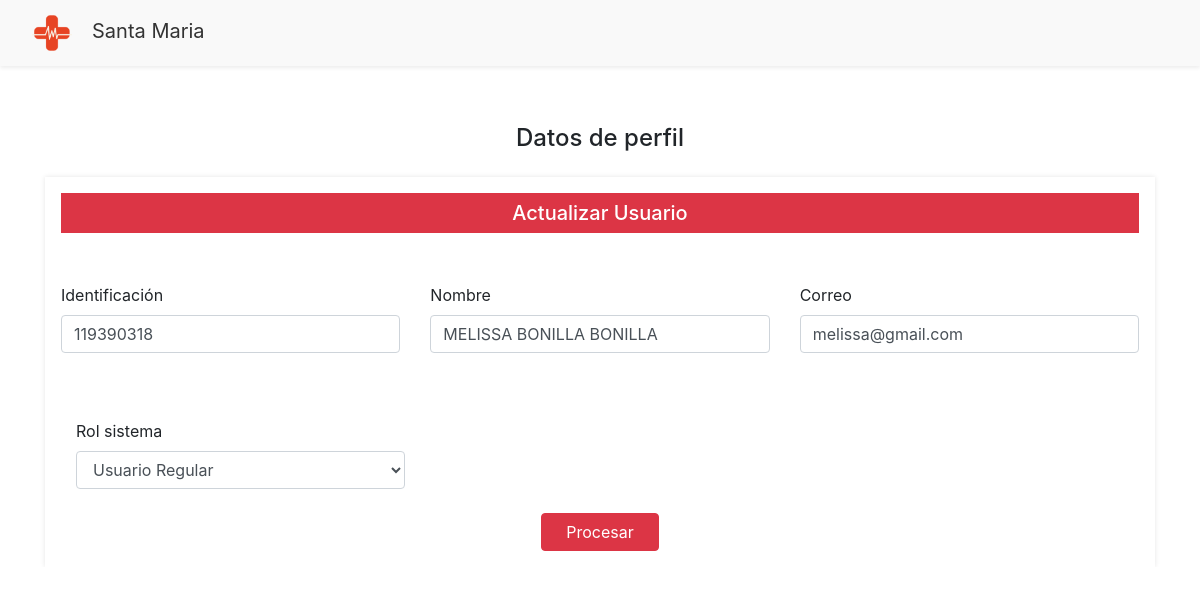
Page /views/usuario/actualizarUsuario.php?q=1 on the committed database.
### tables this page shows
CREATE TABLE `tusuario` (
  `IdUsuario` int(11) NOT NULL AUTO_INCREMENT,
  `Nombre` varchar(255) NOT NULL,
  `Correo` varchar(100) NOT NULL,
  `Identificacion` varchar(20) NOT NULL,
  `Contrasenna` varchar(10) NOT NULL,
  `IdRol` int(11) NOT NULL,
  `Estado` bit(1) NOT NULL,
  PRIMARY KEY (`IdUsuario`),
  KEY `FK_tusuario_trol` (`IdRol`),
  CONSTRAINT `FK_tusuario_trol` FOREIGN KEY (`IdRol`) REFERENCES `trol` (`IdRol`)
);

### models/usuarioModel.php (called while the page is built, shortened)
<?php
    function consultarInfoUsuarioModel($idUsuario){
    try
        {
            $context = OpenDB();
            $sp = "CALL consultarInfoUsuario('$idUsuario')";
            $respuesta = $context -> query($sp);
            return $respuesta;
        }
        catch(Exception $error)
        {
        RegistrarError($error);
            return null;
        }
    }
    function consultarRolesModel(){
    try
        {
            $context = OpenDB();
            $sp = "CALL ConsultarRoles()";
            $respuesta = $context -> query($sp);
            return $respuesta;
        }
        catch(Exception $error)
        {
        RegistrarError($error);
            return null;
        }
    }
?>

### Controllers/usuarioController.php (called while the page is built, shortened)
<?php
    include_once $_SERVER["DOCUMENT_ROOT"].'/AmbienteWeb/models/usuarioModel.php';
    function consultarInfoUsuario($idUsuario)
    {
        $respuesta = consultarInfoUsuarioModel($idUsuario);
        if($respuesta != null && $respuesta->num_rows > 0){
        return mysqli_fetch_array($respuesta);
        }
    }
    function ConsultarRoles(){
        return consultarRolesModel();
    }
?>

### views/usuario/actualizarUsuario.php (the view, shortened to what this page needs)
<?php
include_once $_SERVER["DOCUMENT_ROOT"] . '/AmbienteWeb/views/layoutInterno.php';
include_once $_SERVER["DOCUMENT_ROOT"] . '/AmbienteWeb/Controllers/usuarioController.php';
$idUsuario = $_GET['q'];
$Resultado = consultarInfoUsuario($idUsuario);
$rolesSistema = ConsultarRoles();
?>
<!DOCTYPE html>
<html>
<body>
  <h4 class="text-center mt-4 mb-4">Datos de perfil</h4>
  <div class="container">
    <div class="card">
      <div class="card-header bg-danger text-white text-center">
        <h5 class="mb-2 mt-2">Actualizar Usuario</h5>
      </div>
      <div class="card-body">
        <form action="" method="post">
            <div class="row g-3">
                <div class="col-md-4">
                <div class="form-group">
                    <label for="txtIdentificacion" class="form-label">Identificación</label>
                    <input id="txtIdentificacion" name="txtIdentificacion"
                    class="form-control" type="text"
                    value="<?php echo $Resultado["Identificacion"] ?>"
                    onkeyup="ConsultarNombreApi()">
                </div>
                </div>
                <div class="col-md-4">
                <div class="form-group">
                    <label for="txtNombre" class="form-label">Nombre</label>
                    <input id="txtNombre" name="txtNombre"
                    type="text" class="form-control"
                    value="<?php echo $Resultado["Nombre"] ?>">
                </div>
                </div>
                <div class="col-md-4">
                <div class="form-group">
                    <label for="txtCorreo" class="form-label">Correo</label>
                    <input id="txtCorreo" name="txtCorreo"
                    type="email" class="form-control"
                    value="<?php echo $Resultado["Correo"] ?>">
                </div>
                </div>
                </div>
                <div class="col-md-4">
                <div class="form-group">
                    <label for="txtNombre" class="form-label">Rol sistema</label>
                    <select id="listaRoles" name="listaRoles" class="form-control">
                        <?php
                    while($fila = mysqli_fetch_array($rolesSistema))
                    {
                        if($Resultado["IdRol"] == $fila["IdRol"]){
                        echo "<option selected value=".$fila["IdRol"].">".$fila["NombreRol"]."</option>";
                        }else{
                        echo "<option value=".$fila["IdRol"].">".$fila["NombreRol"]."</option>";
                        }
                    }?>
                    </select>
                </div>
            </div>
         <div class="text-center mt-4">
            <button class="btn btn-danger btn-info px-4" id="btnActualizarUsuario"
              name="btnActualizarDatosUsuario" type="submit">
              Procesar
            </button>
          </div>
        </form>
      </div>
    </div>
  </div>
</body>
</html>

### views/estilos/layout.css (style rules this page uses)
html, body { overflow-x: hidden; }
.card { border-radius: 0; padding: 1em; border: none; -webkit-box-shadow: 0px 0px 5px 0px rgba(0, 0, 0, 0.1); -moz-box-shadow: 0px 0px 5px 0px rgba(0, 0, 0, 0.1); box-shadow: 0px 0px 5px 0px rgba(0, 0, 0, 0.1); margin-top: 10px; }
.card .card-header { border-radius: 0; background-color: transparent; padding: 0; border: none; vertical-align: center; }
.card .card-header h1, .card .card-header h2, .card .card-header h3, .card .card-header h4, .card .card-header h5, .card .card-header h6 { text-transform: capitalize; }
.card .card-body { padding: 0; border:none; }

### rows in the picture
tusuario: txtIdentificacion "119390318", txtNombre "MELISSA BONILLA BONILLA", txtCorreo "melissa@gmail.com"

### other values in the picture
form field listaRoles "Usuario Regular"
